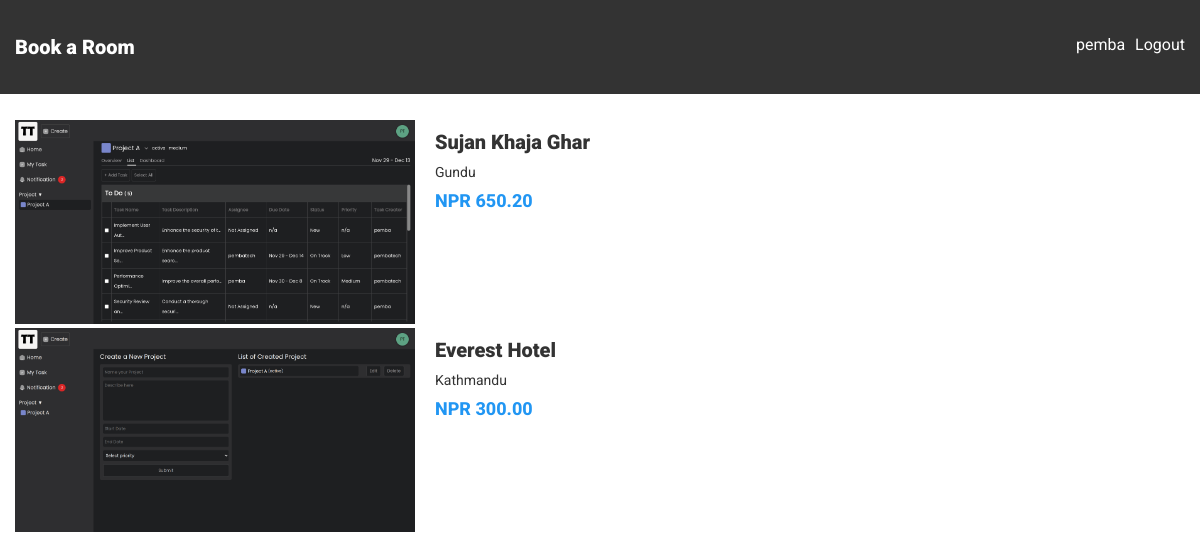
Page / (signed in) on the committed database.
### user/models.py (models this page shows, shortened)
class CustomUser(AbstractUser):
    is_corporate = models.BooleanField(default=False)

### hotel/models.py (models this page shows, shortened)
class Hotel(models.Model):
    hotelier = models.ForeignKey(
        settings.AUTH_USER_MODEL, on_delete=models.SET_NULL, null=True
    )
    name = models.CharField(max_length=255)
    address = models.CharField(max_length=255)
    description = models.TextField(null=True)
    price = models.DecimalField(max_digits=10, decimal_places=2, null=True)
    slug = models.SlugField(max_length=255, null=True, blank=True)

class HotelImage(models.Model):
    hotel = models.ForeignKey(Hotel, on_delete=models.CASCADE, null=True)
    hotel_images = models.ImageField(upload_to="hotel/hotel_images/", null=True)

### base/views.py (the view)
# urls.py: path('', home, name = "home"),
def home(request):
    if request.user.is_authenticated and request.user.is_corporate:
        hotels = Hotel.objects.filter(hotelier__username = request.user.username)
    else:
        hotels = Hotel.objects.all()
    context = {"hotels": hotels}
    return render(request, "base/index.html", context)

### base/templates/base/index.html (shortened to what this page needs)
{% extends "base.html" %}
{% block content %}
{% include "hotel/hotels.html" %}
{% endblock content %}

### templates/nav.html
<div class="navigation position-sticky">
    <div class="nav-left-side">
        <a href="{% url 'base:home' %}" class="app-link heading">Book a Room</a>
    </div>
    <div class="nav-right-side" style="display: flex; gap:10px;">
        {% if request.user.is_authenticated %}
            {% if request.user.is_corporate %}
                <a href="{% url 'hotel:dashboard' %}">{{ request.user.username }}</a>
                <a href="{% url 'hotel:list_hotel' %}">List Your Hotel</a>
            {% else %}
                <a href="{% url 'user:dashboard' %}">{{ request.user.username }}</a>
            {% endif %}
            <a href="{% url 'base:logout_user' %}">Logout</a>
        {% else %}
            <a href="{% url 'base:login_user' %}">Login</a>
            <a href="{% url 'base:register_user' %}">Register</a>
        {% endif %}
    </div>
</div>

### hotel/templates/hotel/hotels.html (shortened to what this page needs)
<div class="hotel-cards">
    <ul>
        {% for hotel in hotels %}
        <div class="hotel-card">
            <a href="{% url 'hotel:hotel_detail' hotel.slug %}">
                <li>
                    <div class="div-flex">
                        <div class="hotel-pic">
                            <img src="{{ hotel.hotelimage_set.all.first.hotel_images.url }}" alt="{{ hotel.name }}">
                        </div>
                        <div class="hotel-detail">
                            <p class="heading">
                                {{ hotel.name }}
                            </p>
                            <p class="hotel-info">
                                {{ hotel.address }}
                            </p>
                            <p class="hotel-info price">
                                <span>
                                    NPR
                                    {{ hotel.price }}
                                </span>
                            </p>
                        </div>
                    </div>
                </li>
            </a>
        </div>
        {% endfor %}
    </ul>
</div>

### static/css/styles.css (style rules this page uses)
* { font-family: 'Roboto', sans-serif; color: #333; }
body { margin: 0; padding: 0; }
p { margin: 10px 0; }
ul { list-style-type: none; padding: 0; }
a { text-decoration: none; }
.div-flex { display: flex; gap: 20px; }
.position-sticky { position: sticky; top: 0; }
.heading { font-size: 20px; font-weight: 900; }
.navigation { background-color: #333; color: #fff; display: flex; flex-direction: row; justify-content: space-between; padding: 35px 15px; }
.navigation a { color: #fff; }
.hotel-info { font-size: 14px; font-weight: 400; }
.hotel-info.price, .hotel-info.price span { font-size: 18px; font-weight: 800; color: #2196F3; }
.hotel-card .hotel-pic img { width: 400px; }

### rows in the picture
CustomUser: user.username "pemba"
Hotel: hotelimage_set.all.first.hotel_images (picture), name "Sujan Khaja Ghar", address "Gundu", price "650.20"
Hotel: hotelimage_set.all.first.hotel_images (picture), name "Everest Hotel", address "Kathmandu", price "300.00"
